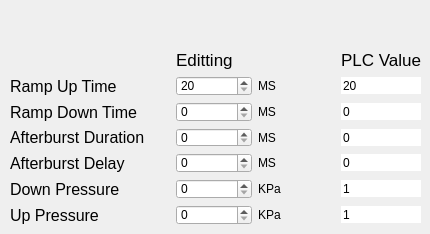
        <widget class="QWidget" name="tab_addvancedPara">
         <attribute name="title">
          <string>AdvancedPara</string>
         </attribute>
         <widget class="QWidget" name="layoutWidget_9">
          <property name="geometry">
           <rect>
            <x>10</x>
            <y>50</y>
            <width>411</width>
            <height>175</height>
           </rect>
          </property>
          <layout class="QGridLayout" name="gridLayout_9">
           <item row="6" column="2">
            <widget class="QSpinBox" name="spinBox_pointPara_afterburst_duration">
             <property name="minimum">
              <number>0</number>
             </property>
             <property name="maximum">
              <number>999</number>
             </property>
            </widget>
           </item>
           <item row="6" column="0" colspan="2">
            <widget class="QLabel" name="label_76">
             <property name="minimumSize">
              <size>
               <width>60</width>
               <height>0</height>
              </size>
             </property>
             <property name="font">
              <font>
               <pointsize>12</pointsize>
              </font>
             </property>
             <property name="text">
              <string>Afterburst Duration</string>
             </property>
            </widget>
           </item>
           <item row="1" column="0" colspan="2">
            <widget class="QLabel" name="label_73">
             <property name="minimumSize">
              <size>
               <width>60</width>
               <height>0</height>
              </size>
             </property>
             <property name="font">
              <font>
               <pointsize>12</pointsize>
              </font>
             </property>
             <property name="text">
              <string>Ramp Up Time</string>
             </property>
            </widget>
           </item>
           <item row="7" column="2">
            <widget class="QSpinBox" name="spinBox_pointPara_afterburstDelay">
             <property name="minimum">
              <number>0</number>
             </property>
             <property name="maximum">
              <number>999</number>
             </property>
            </widget>
           </item>
           <item row="7" column="9">
            <widget class="QSpinBox" name="CV_pointPara_afterburstDelay">
             <property name="frame">
              <bool>false</bool>
             </property>
             <property name="readOnly">
              <bool>true</bool>
             </property>
             <property name="buttonSymbols">
              <enum>QAbstractSpinBox::NoButtons</enum>
             </property>
             <property name="maximum">
              <number>999</number>
             </property>
            </widget>
           </item>
           <item row="1" column="9">
            <widget class="QSpinBox" name="CV_pointPara_rampupTime">
             <property name="frame">
              <bool>false</bool>
             </property>
             <property name="readOnly">
              <bool>true</bool>
             </property>
             <property name="buttonSymbols">
              <enum>QAbstractSpinBox::NoButtons</enum>
             </property>
             <property name="minimum">
              <number>20</number>
             </property>
             <property name="maximum">
              <number>1250</number>
             </property>
            </widget>
           </item>
           <item row="1" column="2">
            <widget class="QSpinBox" name="spinBox_pointPara_rampupTime">
             <property name="buttonSymbols">
              <enum>QAbstractSpinBox::UpDownArrows</enum>
             </property>
             <property name="minimum">
              <number>20</number>
             </property>
             <property name="maximum">
              <number>1250</number>
             </property>
            </widget>
           </item>
           <item row="0" column="9">
            <widget class="QLabel" name="PLC_Value_Label_6">
             <property name="font">
              <font>
               <pointsize>13</pointsize>
              </font>
             </property>
             <property name="text">
              <string>PLC Value</string>
             </property>
            </widget>
           </item>
           <item row="1" column="3">
            <widget class="QLabel" name="label_74">
             <property name="text">
              <string>MS</string>
             </property>
            </widget>
           </item>
           <item row="9" column="0" colspan="2">
            <widget class="QLabel" name="label_80">
             <property name="minimumSize">
              <size>
               <width>60</width>
               <height>0</height>
              </size>
             </property>
             <property name="font">
              <font>
               <pointsize>12</pointsize>
              </font>
             </property>
             <property name="text">
              <string>Up Pressure</string>
             </property>
            </widget>
           </item>
           <item row="3" column="0" colspan="2">
            <widget class="QLabel" name="label_78">
             <property name="minimumSize">
              <size>
               <width>60</width>
               <height>0</height>
              </size>
             </property>
             <property name="font">
              <font>
               <pointsize>12</pointsize>
              </font>
             </property>
             <property name="text">
              <string>Ramp Down Time</string>
             </property>
            </widget>
           </item>
           <item row="3" column="9">
            <widget class="QSpinBox" name="CV_pointPara_rampdownTime">
             <property name="frame">
              <bool>false</bool>
             </property>
             <property name="readOnly">
              <bool>true</bool>
             </property>
             <property name="buttonSymbols">
              <enum>QAbstractSpinBox::NoButtons</enum>
             </property>
             <property name="maximum">
              <number>250</number>
             </property>
            </widget>
           </item>
           <item row="6" column="9">
            <widget class="QSpinBox" name="CV_pointPara_afterburst_duration">
             <property name="frame">
              <bool>false</bool>
             </property>
             <property name="readOnly">
              <bool>true</bool>
             </property>
             <property name="buttonSymbols">
              <enum>QAbstractSpinBox::NoButtons</enum>
             </property>
             <property name="maximum">
              <number>999</number>
             </property>
            </widget>
           </item>
           <item row="3" column="2">
            <widget class="QSpinBox" name="spinBox_pointPara_rampdownTime">
             <property name="minimum">
              <number>0</number>
             </property>
             <property name="maximum">
              <number>250</number>
             </property>
            </widget>
           </item>
           <item row="0" column="2">
            <widget class="QLabel" name="label_83">
             <property name="font">
              <font>
               <pointsize>13</pointsize>
              </font>
             </property>
             <property name="text">
              <string>Editting</string>
             </property>
            </widget>
           </item>
           <item row="3" column="3">
            <widget class="QLabel" name="label_86">
             <property name="text">
              <string>MS</string>
             </property>
            </widget>
           </item>
           <item row="6" column="3">
            <widget class="QLabel" name="label_89">
             <property name="text">
              <string>MS</string>
             </property>
            </widget>
           </item>
           <item row="7" column="3">
            <widget class="QLabel" name="label_88">
             <property name="text">
              <string>MS</string>
             </property>
            </widget>
           </item>
           <item row="8" column="2">
            <widget class="QSpinBox" name="spinBox_pointPara_downPressure">
             <property name="minimum">
              <number>0</number>
             </property>
             <property name="maximum">
              <number>600</number>
             </property>
            </widget>
           </item>
           <item row="9" column="2">
            <widget class="QSpinBox" name="spinBox_pointPara_upPressure">
             <property name="minimum">
              <number>0</number>
             </property>
             <property name="maximum">
              <number>600</number>
             </property>
            </widget>
           </item>
           <item row="8" column="3">
            <widget class="QLabel" name="label_105">
             <property name="text">
              <string>KPa</string>
             </property>
            </widget>
           </item>
           <item row="9" column="3">
            <widget class="QLabel" name="label_104">
             <property name="text">
              <string>KPa</string>
             </property>
            </widget>
           </item>
           <item row="8" column="9">
            <widget class="QSpinBox" name="CV_pointPara_downPressure">
             <property name="frame">
              <bool>false</bool>
             </property>
             <property name="readOnly">
              <bool>true</bool>
             </property>
             <property name="buttonSymbols">
              <enum>QAbstractSpinBox::NoButtons</enum>
             </property>
             <property name="minimum">
              <number>1</number>
             </property>
             <property name="maximum">
              <number>600</number>
             </property>
            </widget>
           </item>
           <item row="9" column="9">
            <widget class="QSpinBox" name="CV_pointPara_upPressure">
             <property name="frame">
              <bool>false</bool>
             </property>
             <property name="readOnly">
              <bool>true</bool>
             </property>
             <property name="buttonSymbols">
              <enum>QAbstractSpinBox::NoButtons</enum>
             </property>
             <property name="minimum">
              <number>1</number>
             </property>
             <property name="maximum">
              <number>600</number>
             </property>
            </widget>
           </item>
           <item row="7" column="0" colspan="2">
            <widget class="QLabel" name="label_102">
             <property name="minimumSize">
              <size>
               <width>60</width>
               <height>0</height>
              </size>
             </property>
             <property name="font">
              <font>
               <pointsize>12</pointsize>
              </font>
             </property>
             <property name="text">
              <string>Afterburst Delay</string>
             </property>
            </widget>
           </item>
           <item row="8" column="0" colspan="2">
            <widget class="QLabel" name="label_103">
             <property name="minimumSize">
              <size>
               <width>60</width>
               <height>0</height>
              </size>
             </property>
             <property name="font">
              <font>
               <pointsize>12</pointsize>
              </font>
             </property>
             <property name="text">
              <string>Down Pressure</string>
             </property>
            </widget>
           </item>
          </layout>
         </widget>
        </widget>
